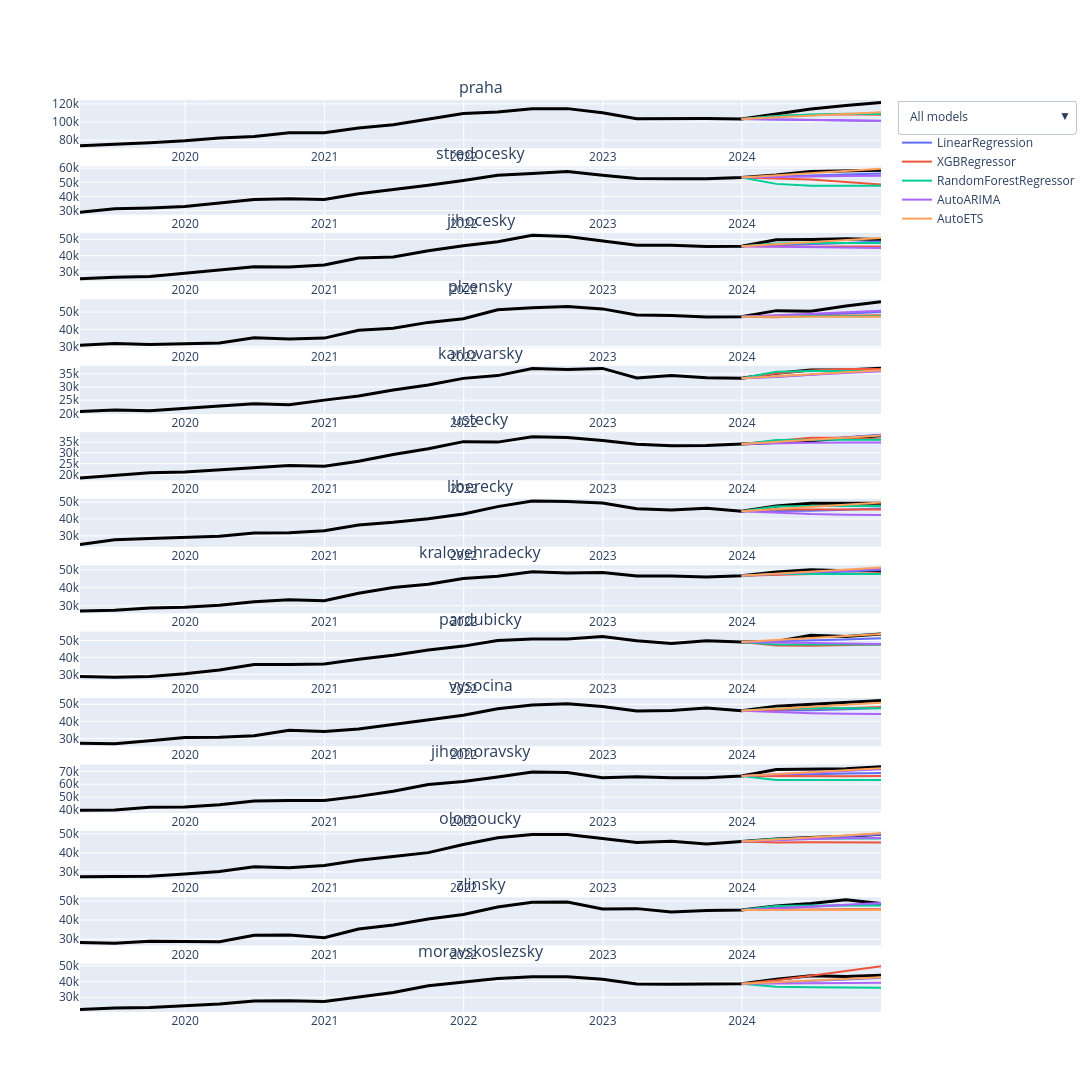

Here is the notebook cell this chart was saved with:
### Markdown cell above
## Graph Vizualization

### Code cell
show_graph(df, combined_predictions.drop(columns=['Naive'], errors='ignore'))
